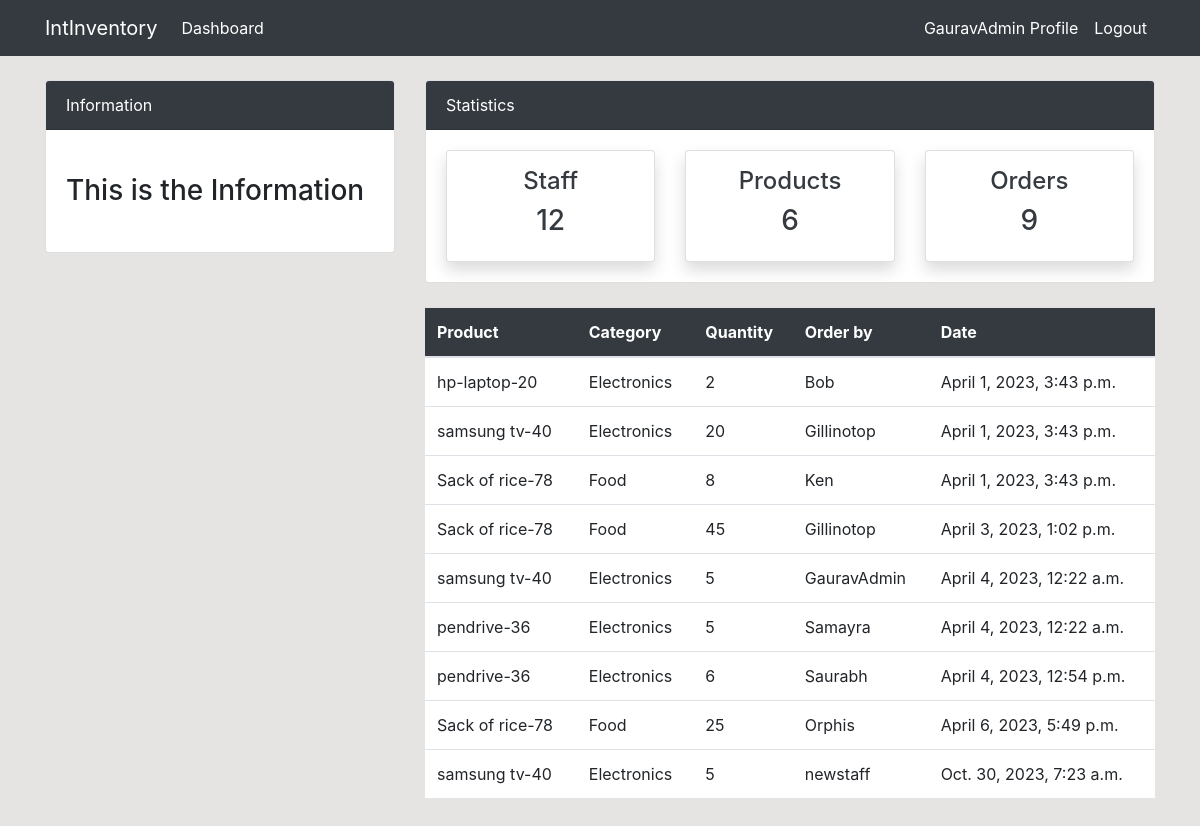
/order/ (signed in), run on the app's committed database.
### dashboard/models.py (models this page shows, shortened)
class Order(models.Model):
    product = models.ForeignKey(Product, on_delete=models.CASCADE,null=True)
    staff = models.ForeignKey(User, models.CASCADE,null=True)
    order_quantity = models.PositiveIntegerField(null=True)
    date = models.DateTimeField(auto_now_add=True)

class Product(models.Model):
    name = models.CharField(max_length=100, null=True)
    category = models.CharField(max_length=20, choices=CATEGORY, null=True)
    quantity = models.PositiveIntegerField(null=True)
    class Meta:
        verbose_name_plural = "Product"
    def __str__(self):
        return f'{self.name}-{self.quantity}'

### dashboard/views.py (the view)
# urls.py: path('order/', views.order, name='dashboard-order'),
@login_required(login_url="user-login")
def order(request):
    orders = Order.objects.all()
    orders_count = orders.count()
    workers_count  = User.objects.all().count()
    product_count = Product.objects.all().count()
    context = {
        'orders': orders,
        'workers_count': workers_count,
        'orders_count': orders_count,
        'product_count':product_count
    }
    return render(request, 'dashboard/order.html',context)

### templates/dashboard/order.html (shortened to what this page needs)
{% extends 'partials/base.html' %}
{% block content %}
{% include 'partials/topnav.html' %}
<div class="container">
    <div class="row my-4">
        <div class="col-md-4">
        </div>
        <div class="col-md-8">
            <table class="table bg-white">
                <thead class="bg-dark">
                    <tr class="text-white">
                        <th scope="col">Product</th>
                        <th scope="col">Category</th>
                        <th scope="col">Quantity</th>
                        <th scope="col">Order by</th>
                        <th scope="col">Date</th>
                    </tr>
                </thead>
                <tbody>
                    {% for orders in orders %}
                    <tr>
                        <td>{{orders.product}}</td>
                        <td>{{orders.product.category}}</td>
                        <td>{{orders.order_quantity}}</td>
                        <td>
                            {{orders.staff}}
                        </td>
                        <td>
                            {{orders.date}}
                        </td>
                    </tr>
                    {% endfor %}
            </table>
        </div>
    </div>
</div>
{% endblock %}

### templates/partials/nav.html (shortened to what this page needs)
<nav class="navbar navbar-expand-lg navbar-info bg-dark">
    {% if user.is_authenticated %}
    <div class="container">
        <a class="navbar-brand text-white" href="index.html">IntInventory</a>
        <div class="collapse navbar-collapse" id="navbarSupportedContent">
            <ul class="navbar-nav mr-auto">
                <li class="nav-item active">
                    <a class="nav-link text-white" href="{% url 'dashboard-index' %}">Dashboard </a>
                </li>
            </ul>
            <ul class="navbar-nav ml-auto">
                <li class="nav-item active">
                    <a class="nav-link text-white" href="{% url 'user-profile' %}">{{ user.username }} Profile </a>
                </li>
                <li class="nav-item">
                    <a class="nav-link text-white" href="{% url 'user-logout' %}">Logout</a>
                </li>
            </ul>
            {% endif %}
        </div>
    </div>
</nav>

### static/style.css (style rules this page uses)
body { background: rgb(230, 227, 227); }

### data on the page
Order: product "hp-laptop-20", product.category "Electronics", order_quantity "2", staff "Bob", date "April 1, 2023, 3:43 p.m."
Order: product "samsung tv-40", product.category "Electronics", order_quantity "20", staff "Gillinotop", date "April 1, 2023, 3:43 p.m."
Order: product "Sack of rice-78", product.category "Food", order_quantity "8", staff "Ken", date "April 1, 2023, 3:43 p.m."
Order: product "Sack of rice-78", product.category "Food", order_quantity "45", staff "Gillinotop", date "April 3, 2023, 1:02 p.m."
Order: product "samsung tv-40", product.category "Electronics", order_quantity "5", staff "GauravAdmin", date "April 4, 2023, 12:22 a.m."
Order: product "pendrive-36", product.category "Electronics", order_quantity "5", staff "Samayra", date "April 4, 2023, 12:22 a.m."
Order: product "pendrive-36", product.category "Electronics", order_quantity "6", staff "Saurabh", date "April 4, 2023, 12:54 p.m."
Order: product "Sack of rice-78", product.category "Food", order_quantity "25", staff "Orphis", date "April 6, 2023, 5:49 p.m."
Order: product "samsung tv-40", product.category "Electronics", order_quantity "5", staff "newstaff", date "Oct. 30, 2023, 7:23 a.m."

### other printed values
{{ user.username }} "GauravAdmin"
{{ workers_count }} "12"
{{ product_count }} "6"
{{ orders_count }} "9"
